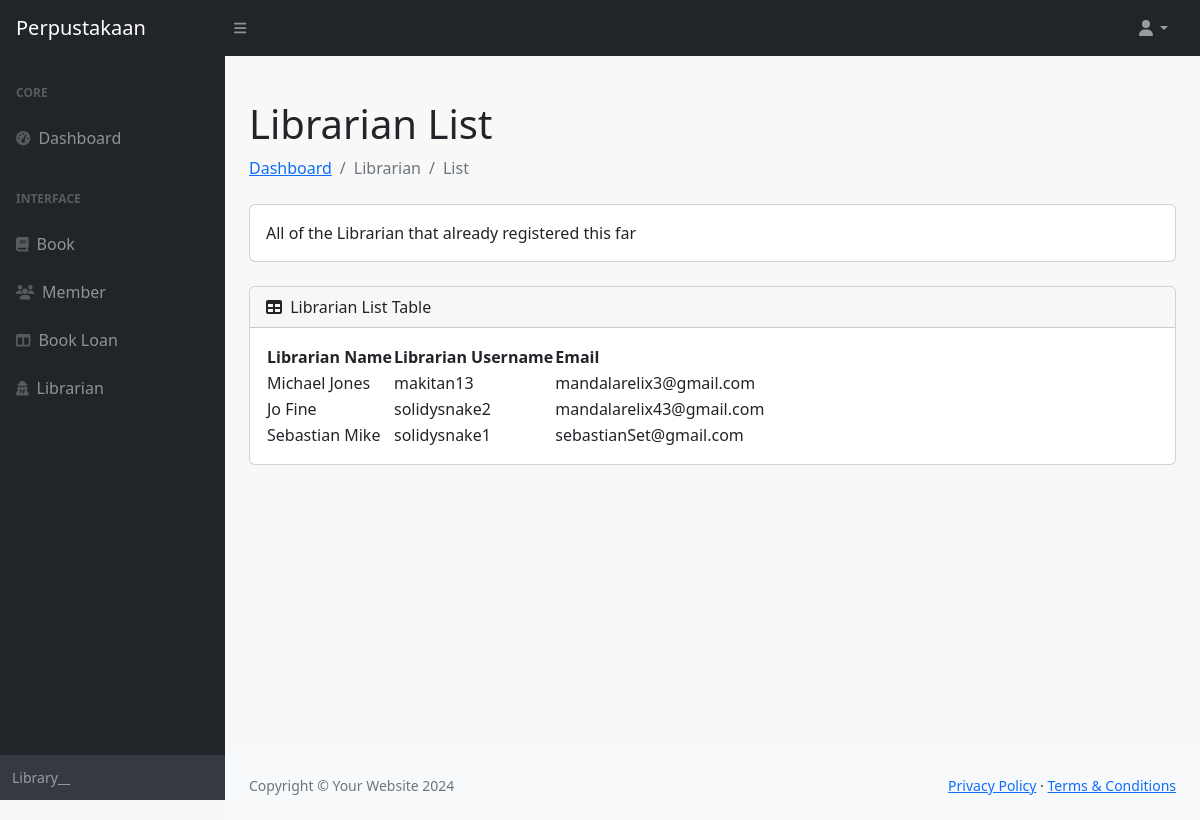
Screenshot of /librarian/list with the database file from the repository.
### librarian/models.py (models this page shows, shortened)
class Librarian(models.Model):
    first_name = models.TextField(max_length=15)
    last_name = models.TextField(max_length=15)
    username = models.CharField(max_length=12, unique=True)
    email = models.EmailField(unique=True)
    password = models.CharField(max_length=15)
    class Meta:
        db_table = 'librarian'
    USERNAME_FIELD = 'username'
    REQUIRED_FIELDS = ['email']

### librarian/views.py (the view)
# urls.py: path('librarian/list', views.librarian_list, name = 'librarian_list'),
def librarian_list(request):
    librarian_list = Librarian.objects.all()
    context = {
        'librarian_list':librarian_list
        }
    return render(request, 'librarian_list.html', context)

### librarian/templates/librarian_list.html (shortened to what this page needs)
{% extends 'base.html' %}
{% block content%}
<div class="container-fluid px-4">
    <h1 class="mt-4">Librarian List</h1>
    <ol class="breadcrumb mb-4">
        <li class="breadcrumb-item"><a href="/home">Dashboard</a></li>
        <li class="breadcrumb-item active">Librarian</li>
        <li class="breadcrumb-item active">List</li>
    </ol>
    <div class="card mb-4">
        <div class="card-body">
            All of the Librarian that already registered this far
        </div>
    </div>
    <div class="card mb-4">
        <div class="card-header">
            <i class="fas fa-table me-1"></i>
            Librarian List Table
        </div>
        <div class="card-body">
            <table id="datatablesSimple">
        <thead >
            <tr>
                <th>Librarian Name</th>
                <th>Librarian Username</th>
                <th>Email</th>
            </tr>
        </thead>
        <tbody>
            {% for librarian in librarian_list%}
            <tr>
                <td>{{librarian.first_name}} {{librarian.last_name}}</td>
                <td>{{librarian.username}}</td>
                <td>{{librarian.email}}</td>
            </tr>
            {% endfor %}
        </tbody>
    </table>
</div>
</div>
</div>
{% endblock content%}

### rows the page displays
Librarian: first_name "Michael", last_name "Jones", username "makitan13", email "mandalarelix3@gmail.com"
Librarian: first_name "Jo", last_name "Fine", username "solidysnake2", email "mandalarelix43@gmail.com"
Librarian: first_name "Sebastian", last_name "Mike", username "solidysnake1", email "sebastianSet@gmail.com"
